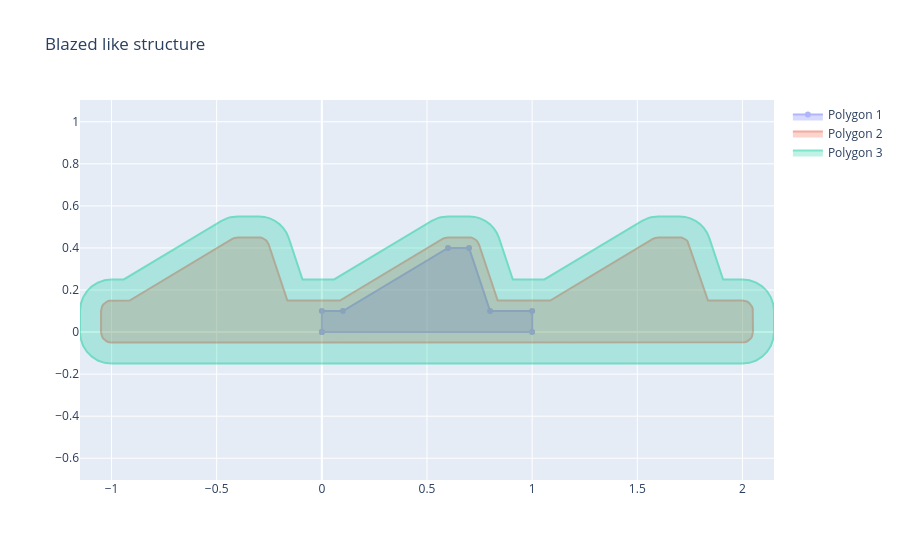

Notebook code cell kept with this figure:
### Code cell
dshape.plotting.plot_polygons([p1, p5, p5b], title="Blazed like structure")
